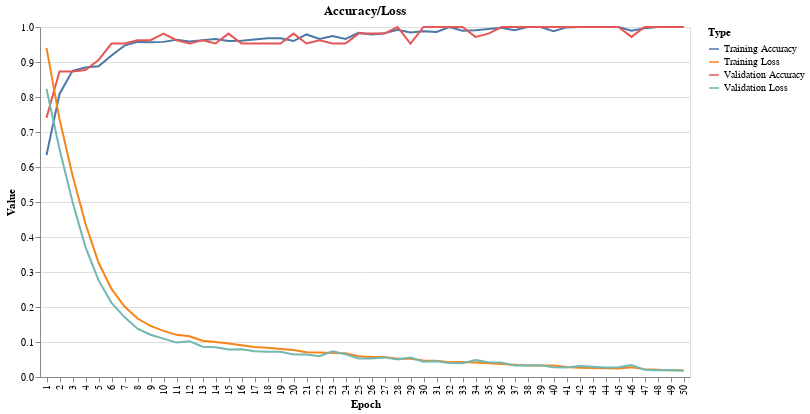

The code cell stored with this chart in its notebook:
### Code cell
X = full_milk.drop('Grade', axis=1)
y = full_milk['Grade']

y = LabelEncoder().fit_transform(y)
y = to_categorical(y, num_classes=3)  

X_train, X_test, y_train, y_test = train_test_split(X, y, test_size=0.2, random_state=2025, stratify=y)

X_train = X_train.astype('float32')
X_test = X_test.astype('float32')
y_train = y_train.astype('float32')
y_test = y_test.astype('float32')

model = tf.keras.Sequential([
    tf.keras.layers.Dense(64, activation='relu', input_shape=(X_train.shape[1],)),
    tf.keras.layers.Dense(32, activation='relu'),
    tf.keras.layers.Dense(3, activation='softmax') 
])

model.compile(optimizer='adam', loss='categorical_crossentropy', metrics=['accuracy'])

history = model.fit(X_train, y_train, epochs=50, verbose=0, validation_data=(X_test, y_test))

train_accuracy = history.history['accuracy']
val_accuracy = history.history['val_accuracy']
train_loss = history.history['loss']
val_loss = history.history['val_loss']
epochs = range(1, 51)

data = pd.DataFrame({
    'Epoch': list(epochs) * 4,
    'Value': train_accuracy + val_accuracy + train_loss + val_loss,
    'Type': (['Training Accuracy'] * len(train_accuracy) + 
             ['Validation Accuracy'] * len(val_accuracy) + 
             ['Training Loss'] * len(train_loss) + 
             ['Validation Loss'] * len(val_loss))
})

combined_chart = alt.Chart(data).mark_line().encode(
    x=alt.X('Epoch:O'),
    y=alt.Y('Value:Q'),
    color='Type:N', 
    tooltip=['Epoch', 'Value', 'Type']
).properties(title='Accuracy/Loss', width=650, height=350)
combined_chart

### Figure 1 — Vega-Lite specification as saved in the notebook (floating-point values rounded to 4 significant figures; data arrays with more than 128 entries replaced by an {"elided": "..."} marker saying what was removed)
{"config": {"view": {"continuousWidth": 300, "continuousHeight": 300}}, "data": {"name": "data-5cbdb1c3b961db245f3d82f623518805"}, "mark": {"type": "line"}, "encoding": {"color": {"field": "Type", "type": "nominal"}, "tooltip": [{"field": "Epoch", "type": "quantitative"}, {"field": "Value", "type": "quantitative"}, {"field": "Type", "type": "nominal"}], "x": {"field": "Epoch", "type": "ordinal"}, "y": {"field": "Value", "type": "quantitative"}}, "height": 350, "title": "Accuracy/Loss", "width": 650, "$schema": "https://vega.github.io/schema/vega-lite/v5.20.1.json", "datasets": {"data-5cbdb1c3b961db245f3d82f623518805": {"elided": "200 records"}}}
